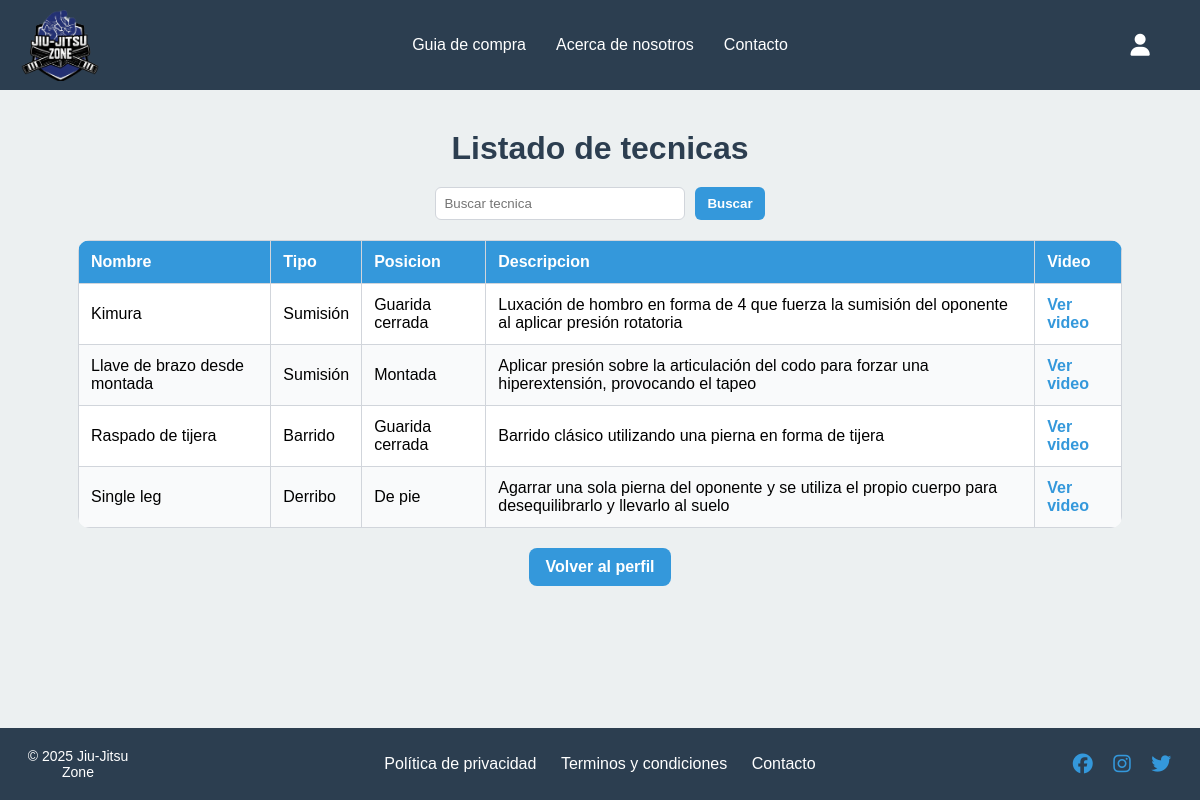
The app's page /ver_tecnicas/ver_tecnicas_fronted.php (signed in) with its own data.
### tables this page shows
CREATE TABLE `tecnicas` (
  `id_tecnica` int(11) NOT NULL,
  `nombre_tecnica` varchar(100) NOT NULL,
  `tipo` varchar(50) NOT NULL,
  `posicion` varchar(50) NOT NULL,
  `descripcion` text NOT NULL,
  `enlace_video` varchar(500) NOT NULL
);

### ver_tecnicas/ver_tecnicas_backend.php (called while the page is built, shortened)
<?php
require '../Conexion/conexion.php';
$por_pagina = 10;
$pagina = isset($_GET['pagina']) ? (int)$_GET['pagina'] : 1;
$offset = ($pagina - 1) * $por_pagina;
$buscar = isset($_GET['buscar']) ? $_GET['buscar'] : '';
if (!empty($buscar)) {
    $sql = "SELECT nombre_tecnica, tipo, posicion, descripcion, enlace_video FROM tecnicas WHERE nombre_tecnica LIKE ? ORDER BY nombre_tecnica ASC LIMIT $por_pagina OFFSET $offset";
    $stmt = $db->prepare($sql);
    $like = "%$buscar%";
    $stmt -> bind_param("s", $like);
    $stmt-> execute();
    $consulta = $stmt->get_result();
    $count_sql = $db->prepare("SELECT COUNT(*) AS total FROM tecnicas WHERE nombre_tecnica LIKE ?");
    $count_sql-> bind_param("s", $like);
    $count_sql->execute();
    $total_result = $count_sql->get_result()->fetch_assoc();
    $count_sql->close();
} else {
$sql = "SELECT nombre_tecnica, tipo, posicion, descripcion, enlace_video FROM tecnicas ORDER BY nombre_tecnica ASC LIMIT $por_pagina OFFSET $offset ";
$consulta = $db -> query($sql);
}
?>

### ver_tecnicas/ver_tecnicas_fronted.php (the view, shortened to what this page needs)
<?php
require'ver_tecnicas_backend.php';
?>
<html>
    <head>
        <link rel="stylesheet" href="ver_tecnicas.css" type="text/css">
        <link rel="stylesheet" href="../encabezado/encabezado.css" type="text/css">
        <link rel="stylesheet" href="../footer/footer.css" type="text/css">
        <link rel="stylesheet" href="ver_tecnicas_responsive.css" type="text/css">
    </head>
    <body>
        <?php include '../encabezado/encabezado.php';?>
        <main>
        <h1>Listado de tecnicas</h1>
        <form method="get" class="buscador">
            <input type="text" name="buscar" placeholder="Buscar tecnica"
                value="<?php echo htmlspecialchars($buscar) ?>">
            <button type="submit">Buscar</button>
        </form>
        <table>
            <thead>
                <tr>
                    <th>Nombre</th>
                    <th>Tipo</th>
                    <th>Posicion</th>
                    <th>Descripcion</th>
                    <th>Video</th>
                </tr>
            </thead>
            <tbody>
                <?php while ($fila = $consulta -> fetch_assoc()): ?>
                <tr>
                    <td data-label="Nombre"><?php echo htmlspecialchars($fila['nombre_tecnica']); ?></td>
                    <td data-label="Tipo"><?php echo htmlspecialchars($fila['tipo']); ?></td>
                    <td data-label="Posición"><?php echo htmlspecialchars($fila['posicion']); ?></td>
                    <td data-label="Descripción"><?php echo htmlspecialchars($fila['descripcion']); ?></td>
                    <td>
                        <?php if (!empty($fila['enlace_video'])): ?>
                        <a href="<?php echo $fila['enlace_video']; ?>" target="_blank">Ver video</a>
                        <?php else: ?>
                            No hay video
                        <?php endif; ?>
                    </td>
                </tr>
                <?php endwhile; ?>
            </tbody>
        </table>
        <a class="volver" href="../Main/main_fronted.php">Volver al perfil</a>
        </main>
        <?php include '../footer/footer.php';?>
    </body>
</html>

### ver_tecnicas/ver_tecnicas.css (style rules this page uses)
* { box-sizing: border-box; margin: 0; padding: 0; }
body { background-color: #ecf0f1; display: flex; flex-direction: column; min-height: 100vh; }
main { flex: 1; display: flex; flex-direction: column; align-items: center; padding: 40px 20px; }
h1 { margin-bottom: 20px; color: #2c3e50; text-align: center; }
table { width: 90%; border-collapse: collapse; margin-bottom: 20px; background-color: white; border-radius: 12px; overflow: hidden; }
thead { background-color: #3498db; color: white; }
th, td { padding: 12px; border: 1px solid #d1d5db; text-align: left; }
tr:nth-child(even) { background-color: #f9fafb; }
a { color: #3498db; text-decoration: none; font-weight: 600; }
a.volver { display: inline-block; background-color: #3498db; color: white; padding: 10px 16px; border-radius: 8px; text-decoration: none; font-weight: 600; }
.buscador { display: flex; justify-content: center; gap: 10px; margin-bottom: 20px; }
.buscador input { padding: 8px; border: 1px solid #d1d5db; border-radius: 6px; width: 250px; }
.buscador button { padding: 8px 12px; border-radius: 6px; background-color: #3498db; color: white; border: none; font-weight: 600; cursor: pointer; }

### encabezado/encabezado.css (style rules this page uses)
* { box-sizing: border-box; margin: 0; padding: 0; }
body { font-family: 'Montserrat', sans-serif; }

### footer/footer.css (style rules this page uses)
* { box-sizing: border-box; margin: 0; padding: 0; }

### records on screen
tecnicas: nombre_tecnica "Kimura", tipo "Sumisión", posicion "Guarida cerrada", descripcion "Luxación de hombro en forma de 4 que fuerza la sumisión del oponente al aplicar presión rotatoria"
tecnicas: nombre_tecnica "Llave de brazo desde montada", tipo "Sumisión", posicion "Montada", descripcion "Aplicar presión sobre la articulación del codo para forzar una hiperextensión, provocando el tapeo"
tecnicas: nombre_tecnica "Raspado de tijera", tipo "Barrido", posicion "Guarida cerrada", descripcion "Barrido clásico utilizando una pierna en forma de tijera"
tecnicas: nombre_tecnica "Single leg", tipo "Derribo", posicion "De pie", descripcion "Agarrar una sola pierna del oponente y se utiliza el propio cuerpo para desequilibrarlo y llevarlo al suelo"
